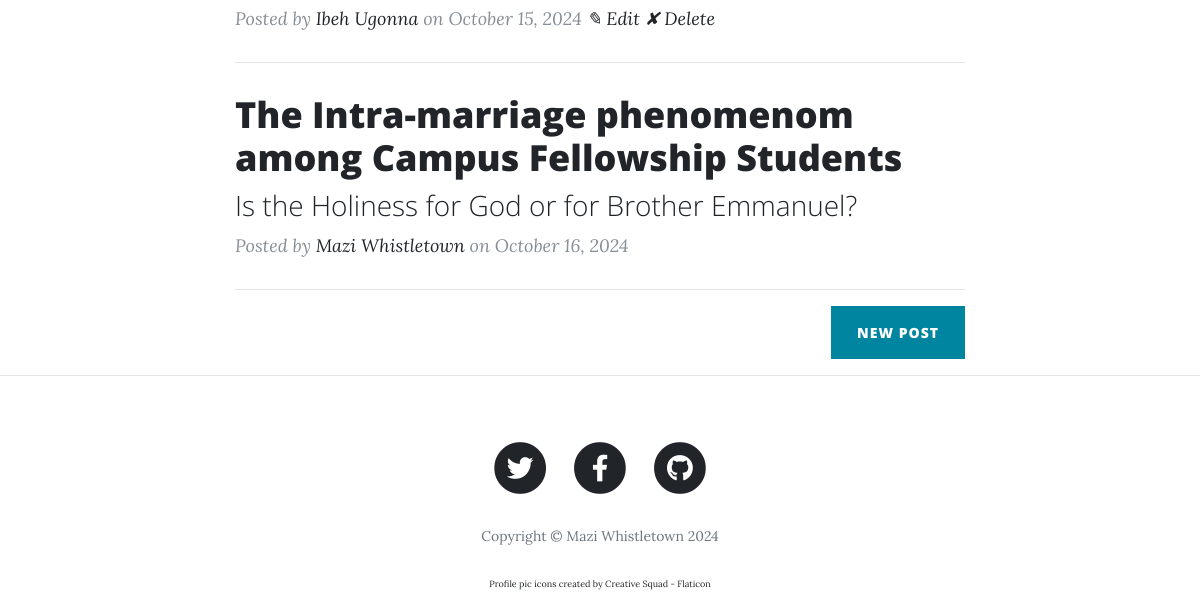
Page / (signed in, lower part) on the earlier database version.
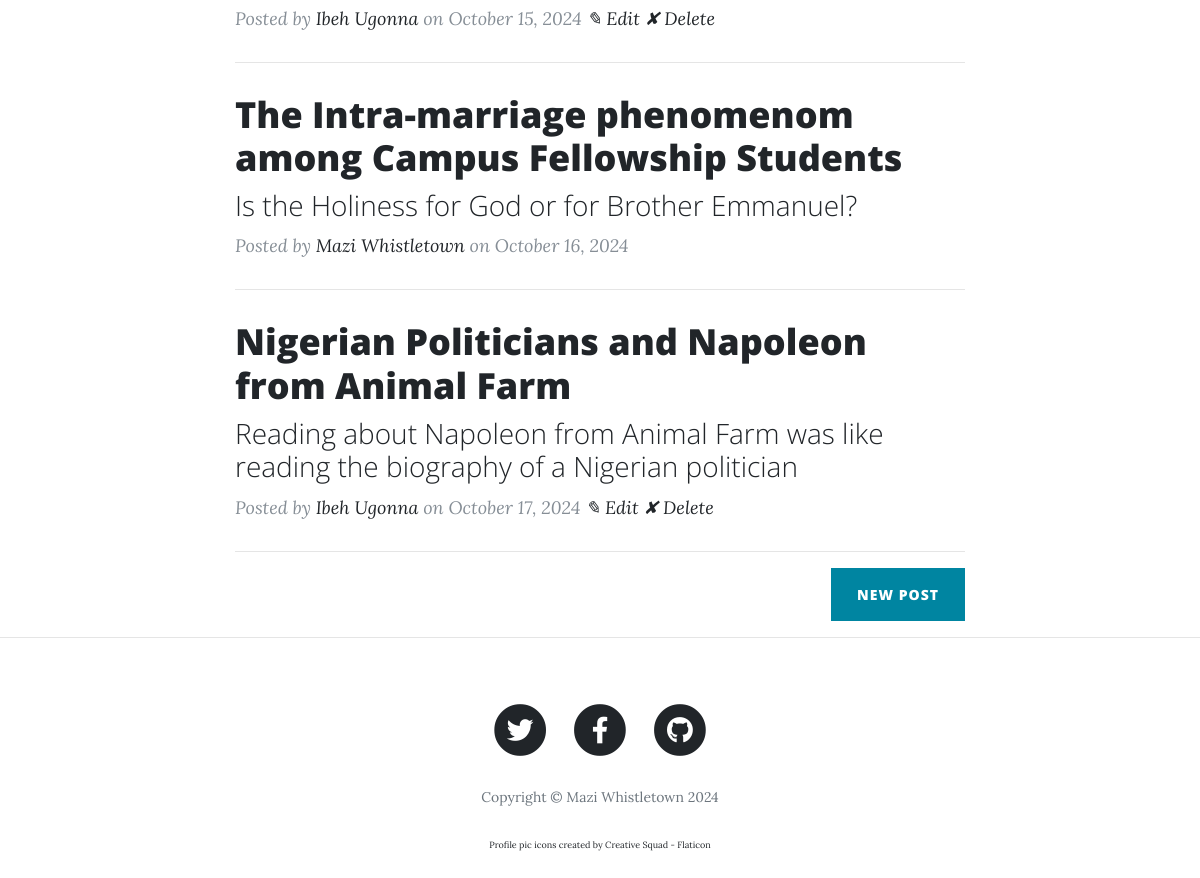
Same page on the later database version.
### main.py (models this page shows)
class BlogPost(db.Model):
    __tablename__ = "blog_posts"
    id = db.Column(db.Integer, primary_key=True)
    author = relationship("User", back_populates="posts")
    author_id = db.Column(db.Integer, db.ForeignKey('users.id'), nullable=False) #relationship to the User table
    title = db.Column(db.String(250), unique=True, nullable=False)
    subtitle = db.Column(db.String(250), nullable=False)
    date = db.Column(db.String(250), nullable=False)
    body = db.Column(db.Text, nullable=False)
    img_url = db.Column(db.String(250), nullable=False)
    comments = relationship("Comment", back_populates="post")  # Relationship to comments

class User(UserMixin, db.Model):
    __tablename__ = "users"
    id = db.Column(db.Integer, primary_key=True)
    email = db.Column(db.String(250), unique=True, nullable=False)
    password = db.Column(db.String(250), nullable=False)
    name = db.Column(db.String(250), nullable=False)
    username = db.Column(db.String(250), nullable=False, default=None)
    posts = relationship("BlogPost", back_populates="author")
    comments = relationship("Comment", back_populates="author")  # Relationship to comments

### main.py (the view)
@app.route('/')
def get_all_posts():
    posts = BlogPost.query.all()
    year = datetime.now().year
    users = User.query.all()
    return render_template("index.html", all_posts=posts, year=year, users=users, gravatar=gravatar)

### main.py (called while the page is built)
@login_manager.user_loader
def load_user(user_id):
    return db.session.get(User, int(user_id))

### templates/index.html (shortened to what this page needs)
{% include "header.html" %}
<div class="container">
    <div class="row">
        <div class="col-lg-8 col-md-10 mx-auto">
            {% for post in all_posts %}
                <div class="post-preview">
                    <a href="{{ url_for('show_post', post_id=post.id) }}">
                        <h2 class="post-title">{{ post.title }}</h2>
                        <h3 class="post-subtitle">{{ post.subtitle }}</h3>
                    </a>
                    <p class="post-meta">
                        Posted by <a href="#">{{ post.author.name }}</a> on {{ post.date }}
                    {% if current_user.id == post.author_id %}
                        <a href="{{ url_for('edit_post', post_id=post.id) }}">✎ Edit</a>
                        <a href="{{ url_for('delete_post', post_id=post.id) }}">✘ Delete</a>
                    {% endif %}
                </p>
                </div>
                <hr>
            {% endfor %}
            {% if current_user.is_authenticated and (current_user.id == 1 or current_user.id == 3) %}
                <div class="clearfix">
                    <a class="btn btn-primary float-right" href="{{ url_for('add_new_post') }}">New Post</a>
                </div>
            {% endif %}
        </div>
    </div>
</div>
<hr>
{% include "footer.html" %}

### templates/header.html (shortened to what this page needs)
<!DOCTYPE html>
<html lang="en">
<head>
  <link href="{{ url_for('static', filename='vendor/bootstrap/css/bootstrap.min.css') }}" rel="stylesheet">
  <link href="{{ url_for('static', filename='vendor/fontawesome-free/css/all.min.css')}}" rel="stylesheet" type="text/css">
  <link href="{{ url_for('static', filename='css/clean-blog.min.css')}}" rel="stylesheet">
</head>
<body>

### templates/footer.html (shortened to what this page needs)
  <footer>
    <div class="container">
      <div class="row">
        <div class="col-lg-8 col-md-10 mx-auto">
          <ul class="list-inline text-center">
            <li class="list-inline-item">
              <a href="#">
                <span class="fa-stack fa-lg">
                  <i class="fas fa-circle fa-stack-2x"></i>
                  <i class="fab fa-twitter fa-stack-1x fa-inverse"></i>
                </span>
              </a>
            </li>
            <li class="list-inline-item">
              <a href="#">
                <span class="fa-stack fa-lg">
                  <i class="fas fa-circle fa-stack-2x"></i>
                  <i class="fab fa-facebook-f fa-stack-1x fa-inverse"></i>
                </span>
              </a>
            </li>
            <li class="list-inline-item">
              <a href="#">
                <span class="fa-stack fa-lg">
                  <i class="fas fa-circle fa-stack-2x"></i>
                  <i class="fab fa-github fa-stack-1x fa-inverse"></i>
                </span>
              </a>
            </li>
          </ul>
          <p class="copyright text-muted">Copyright &copy; Mazi Whistletown {{ year }}</p>
          <p style="font-size: xx-small; text-align: center;">Profile pic icons created by Creative Squad - Flaticon</p>
        </div>
      </div>
    </div>
  </footer>
</body>
</html>

Differences in the rows shown:
added BlogPost: title "Nigerian Politicians and Napoleon from Animal Farm", subtitle "Reading about Napoleon from Animal Farm was like reading the biography of a Nigerian politician", author.name "Ibeh Ugonna", date "October 17, 2024"
